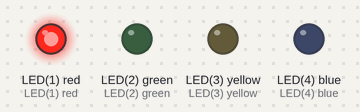
This program was run on a simulated pyboard running MicroPython. Shown: output pins drawn as LEDs (lit = HIGH). What the program prints to the serial console is not drawn. At 3.7 s the program stops and its outputs stay as they are.

Above: at 0.1 s.
At 0.5 s:
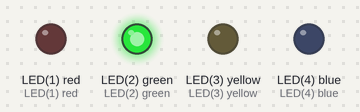
At 0.9 s:
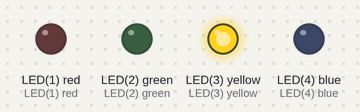
At 1.7 s:
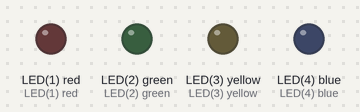
At 3.4 s:
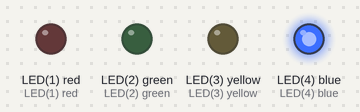
Timing chart, 0 to 4.8 s (numbered marks = the images above):
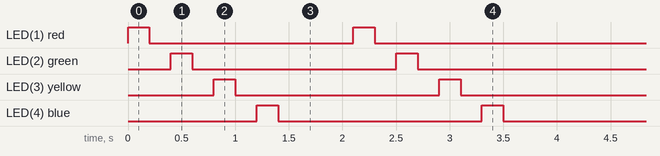

The program:

cust.py
```python
import machine
import pyb


print("sdsdsd")

def LED_loop_test():
    for i in range(1, 5):
        pyb.LED(i).on()
        pyb.delay(200)
        pyb.LED(i).off()
        pyb.delay(200)


LED_loop_test()
pyb.delay(500)
LED_loop_test()
```

Measured:
- by itself, LED(1) red, LED(2) green, LED(3) yellow, LED(4) blue: alternates HIGH for 0.20 s and LOW for 1.9 s
